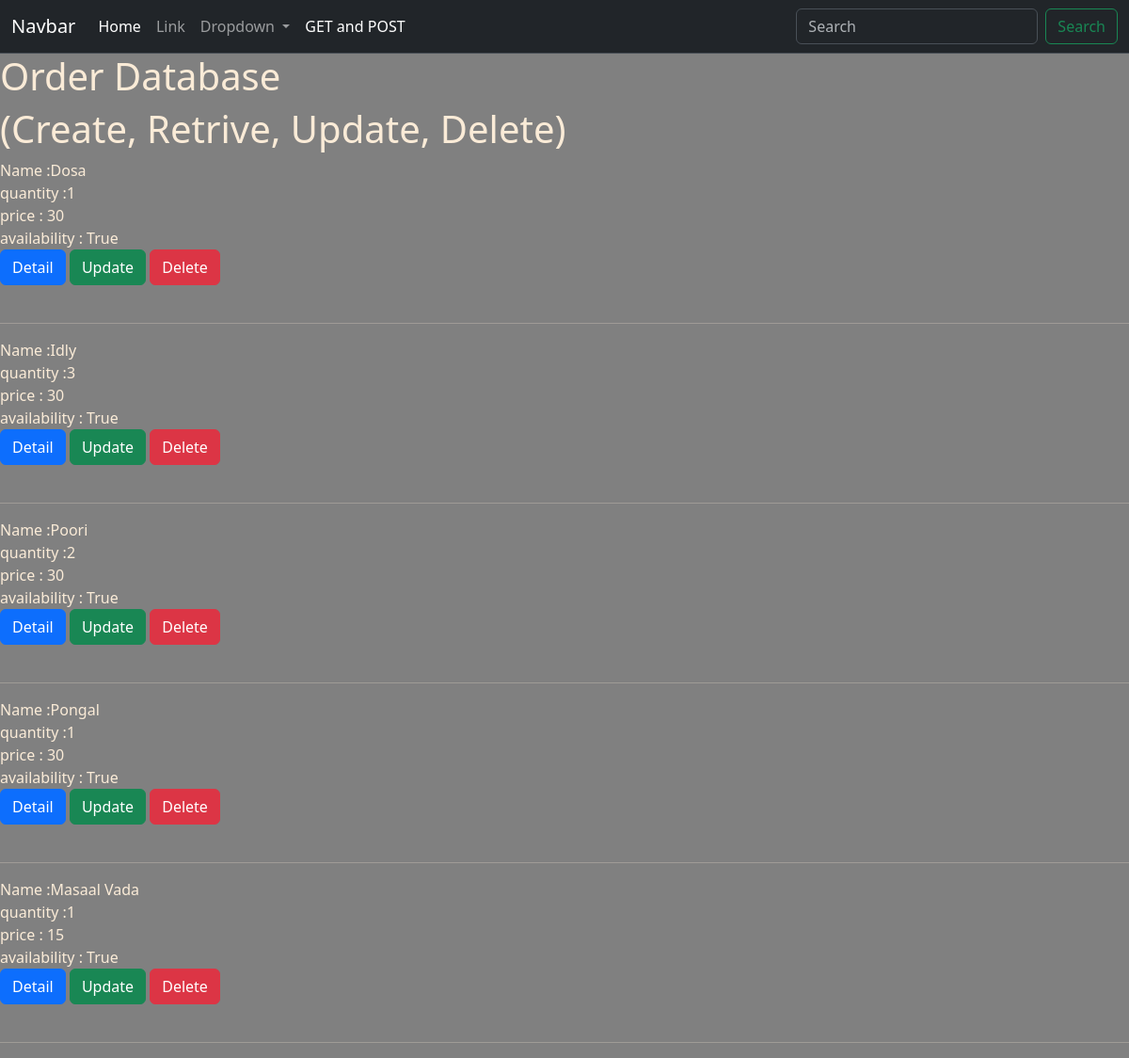
The page / on the database its author committed.
### bro_app/models.py (models this page shows)
class Order(models.Model):
    name = models.CharField(max_length=100)
    quantity = models.IntegerField()
    price = models.IntegerField()
    availability=models.BooleanField()

### bro_app/views.py (the view)
# urls.py: path('',Orderlist.as_view(), name = 'Orderlist'),
class Orderlist(ListView):
	model =Order
	template_name = 'CBV/Orderlist.html'

### templates/CBV/Orderlist.html
{% include 'base.html' %}
{% block content %}
    <h1>Order Database</h1>
    <h1>(Create, Retrive, Update, Delete)</h1>
    {% for object in object_list %}
    Name         :{{ object.name}}<br>
    quantity     :{{ object.quantity}} <br>
    price        : {{object.price}}<br>
    availability : {{object.availability}}<br>
    <div class="button-container">
        <a href = "{{ object.id }}/Orderdetail"><button type="button" class="btn btn-primary">Detail</button></a>
        <a href = "{{ object.id }}/Orderupdate"><button type="button" class="btn btn-success">Update</button></a>
        <a href = "{{ object.id }}/Orderdelete"><button type="button" class="btn btn-danger">Delete</button></a>
    </div>
    <br><hr>
    {% endfor %}
{% endblock %}

### templates/base.html (style rules this page uses)
body { background-color: grey; color: antiquewhite; }

### rows shown on the page
Order: name "Dosa", quantity "1", price "30", availability "True"
Order: name "Idly", quantity "3", price "30", availability "True"
Order: name "Poori", quantity "2", price "30", availability "True"
Order: name "Pongal", quantity "1", price "30", availability "True"
Order: name "Masaal Vada", quantity "1", price "15", availability "True"
